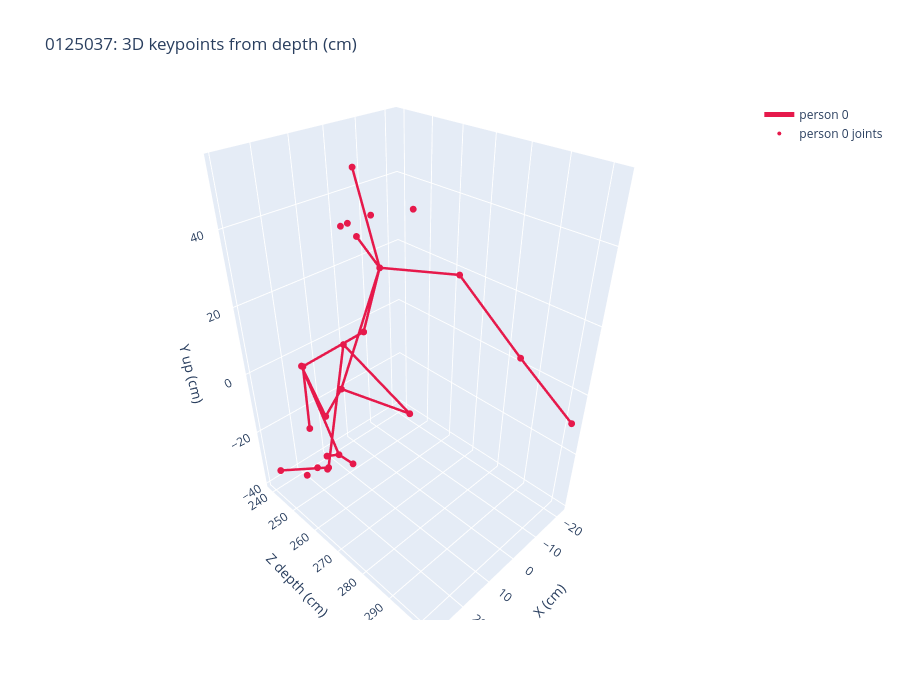

The notebook cell this image was saved under:
### Code cell
# Change this ID to test different samples (e.g., "0125000", "0126440")
sample = "0125037" 

rgb, depth, K = load(sample)
sess = rtm.build_session(MODEL)

people = []
for box in person_boxes(depth):
    kp, scores = keypoints(sess, rgb, box)
    if scores.mean() < 0.35:  # rejects rendered props, not people (people score 0.5-1.0)
        continue
    P = to_3d(kp, depth, K)
    people.append(P)
    print(f"person at {np.nanmin(P[:, 2]):.0f}-{np.nanmax(P[:, 2]):.0f} cm, "
          f"thigh {np.linalg.norm(P[11] - P[13]):.0f} cm, shin {np.linalg.norm(P[13] - P[15]):.0f} cm")

print(f"{len(people)} person(s) detected.")

# Generate and display the interactive 3D plot inline
fig = plot(sample, people)
fig.show()


plt.imshow(rgb)
plt.show()

### Figure 1 — Plotly figure (JSON) as saved in the notebook; plotly's stock layout.template omitted (floating-point values rounded to 4 significant figures)
{"data": [{"line": {"color": "#e6194b", "width": 5}, "mode": "lines", "name": "person 0", "type": "scatter3d", "x": [9.314, 8.302, null, 8.302, 7.714, null, 8.302, 24.35, null, 8.302, -9.01, null, 24.35, 24.7, null, 24.7, 29.48, null, -9.01, -14.53, null, -14.53, -22.28, null, 7.714, 16.86, null, 7.714, -1.244, null, 16.86, 22.32, null, 22.32, 15.45, null, -1.244, 5.786, null, 5.786, 19.4, null, 15.45, 13.78, null, 15.45, 12.81, null, 19.4, 26.98, null, 19.4, 19.8, null, 9.744, 8.302, null], "y": [258.3, 264.8, null, 264.8, 246.1, null, 264.8, 277.4, null, 264.8, 273.7, null, 277.4, 254.2, null, 254.2, 261.2, null, 273.7, 289.8, null, 289.8, 302.4, null, 246.1, 250.2, null, 246.1, 264.6, null, 250.2, 249.9, null, 249.9, 252.7, null, 264.6, 246.1, null, 246.1, 252.7, null, 252.7, 244.2, null, 252.7, 255.5, null, 252.7, 239.1, null, 252.7, 252.6, null, 259.0, 264.8, null], "z": [53.86, 32.38, null, 32.38, -12.73, null, 32.38, 28.26, null, 32.38, 27.46, null, 28.26, 7.969, null, 7.969, -4.504, null, 27.46, 8.629, null, 8.629, -9.479, null, -12.73, -14.9, null, -12.73, -16.17, null, -14.9, 4.7, null, 4.7, -28.52, null, -16.17, 1.543, null, 1.543, -30.89, null, -28.52, -35.98, null, -28.52, -32.04, null, -30.89, -36.35, null, -30.89, -31.28, null, 38.57, 32.38, null]}, {"marker": {"color": "#e6194b", "size": 4}, "mode": "markers", "name": "person 0 joints", "text": ["0", "1", "2", "3", "4", "5", "6", "7", "8", "9", "10", "11", "12", "13", "14", "15", "16", "17", "18", "19", "20", "21", "22", "23", "24", "25"], "type": "scatter3d", "x": [9.744, 12.62, 6.112, 16.43, 0.8402, 24.35, -9.01, 24.7, -14.53, 29.48, -22.28, 16.86, -1.244, 22.32, 5.786, 15.45, 19.4, 9.314, 8.302, 7.714, 13.78, 26.98, 18.48, 21.43, 12.81, 19.8], "y": [259.0, 259.7, 260.0, 262.1, 268.0, 277.4, 273.7, 254.2, 289.8, 261.2, 302.4, 250.2, 264.6, 249.9, 246.1, 252.7, 252.7, 258.3, 264.8, 246.1, 244.2, 239.1, 245.6, 244.1, 255.5, 252.6], "z": [38.57, 42.74, 42.78, 43.96, 44.95, 28.26, 27.46, 7.969, 8.629, -4.504, -9.479, -14.9, -16.17, 4.7, 1.543, -28.52, -30.89, 53.86, 32.38, -12.73, -35.98, -36.35, -36.57, -38.65, -32.04, -31.28]}], "layout": {"height": 700, "scene": {"aspectmode": "data", "xaxis": {"title": {"text": "X (cm)"}}, "yaxis": {"title": {"text": "Z depth (cm)"}}, "zaxis": {"title": {"text": "Y up (cm)"}}}, "title": {"text": "0125037: 3D keypoints from depth (cm)"}, "width": 900}}
